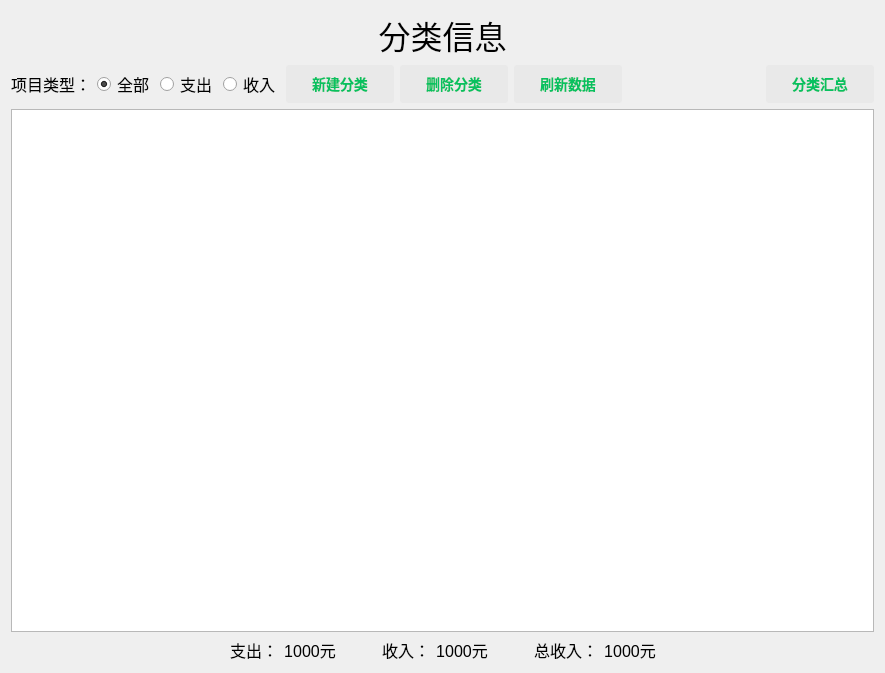
<?xml version="1.0" encoding="UTF-8"?>
<ui version="4.0">
 <class>page_categoryClass</class>
 <widget class="QWidget" name="page_categoryClass">
  <property name="geometry">
   <rect>
    <x>0</x>
    <y>0</y>
    <width>885</width>
    <height>673</height>
   </rect>
  </property>
  <property name="windowTitle">
   <string>page_category</string>
  </property>
  <property name="styleSheet">
   <string notr="true">QPushButton
{
	background-color:rgb(233,233,233);
	border:0px;
	border-radius:3px;
	padding:8px 26px;
	color:rgb(7, 193, 96);
	font-size:14px;
	font-weight:bold;
}
QPushButton:hover {
	background-color:rgb(210, 210, 210);
}
QPushButton:pressed {
	background-color:rgb(198, 198, 198);
}
QDateTimeEdit
{
	height:25px;
	width:100px;
}
</string>
  </property>
  <layout class="QVBoxLayout" name="verticalLayout">
   <item>
    <widget class="QLabel" name="label">
     <property name="font">
      <font>
       <family>华文彩云</family>
       <pointsize>24</pointsize>
      </font>
     </property>
     <property name="text">
      <string>分类信息</string>
     </property>
     <property name="alignment">
      <set>Qt::AlignmentFlag::AlignCenter</set>
     </property>
    </widget>
   </item>
   <item>
    <widget class="AnimatedStackedWidget" name="stackedWidget">
     <property name="font">
      <font>
       <pointsize>12</pointsize>
      </font>
     </property>
     <property name="styleSheet">
      <string notr="true">QStackedWidget
{
	border:0;

}</string>
     </property>
     <property name="currentIndex">
      <number>0</number>
     </property>
     <widget class="QWidget" name="page_one">
      <layout class="QVBoxLayout" name="verticalLayout_2">
       <property name="spacing">
        <number>6</number>
       </property>
       <property name="leftMargin">
        <number>0</number>
       </property>
       <property name="topMargin">
        <number>0</number>
       </property>
       <property name="rightMargin">
        <number>0</number>
       </property>
       <property name="bottomMargin">
        <number>0</number>
       </property>
       <item>
        <layout class="QHBoxLayout" name="horizontalLayout">
         <item>
          <widget class="QLabel" name="label_7">
           <property name="font">
            <font>
             <pointsize>12</pointsize>
            </font>
           </property>
           <property name="text">
            <string>项目类型：</string>
           </property>
           <property name="alignment">
            <set>Qt::AlignmentFlag::AlignCenter</set>
           </property>
          </widget>
         </item>
         <item>
          <widget class="QRadioButton" name="radioButton_selectType_all">
           <property name="font">
            <font>
             <pointsize>12</pointsize>
            </font>
           </property>
           <property name="text">
            <string>全部</string>
           </property>
           <property name="checked">
            <bool>true</bool>
           </property>
          </widget>
         </item>
         <item>
          <widget class="QRadioButton" name="radioButton_selectType_expense">
           <property name="font">
            <font>
             <pointsize>12</pointsize>
            </font>
           </property>
           <property name="text">
            <string>支出</string>
           </property>
          </widget>
         </item>
         <item>
          <widget class="QRadioButton" name="radioButton_selectType_incmome">
           <property name="font">
            <font>
             <pointsize>12</pointsize>
            </font>
           </property>
           <property name="text">
            <string>收入</string>
           </property>
          </widget>
         </item>
         <item>
          <widget class="QPushButton" name="pushButton_addRow">
           <property name="font">
            <font>
             <pointsize>-1</pointsize>
             <bold>true</bold>
            </font>
           </property>
           <property name="styleSheet">
            <string notr="true"/>
           </property>
           <property name="text">
            <string>新建分类</string>
           </property>
          </widget>
         </item>
         <item>
          <widget class="QPushButton" name="pushButton_editRow">
           <property name="font">
            <font>
             <pointsize>-1</pointsize>
             <bold>true</bold>
            </font>
           </property>
           <property name="styleSheet">
            <string notr="true"/>
           </property>
           <property name="text">
            <string>删除分类</string>
           </property>
          </widget>
         </item>
         <item>
          <widget class="QPushButton" name="pushButton_refresh_category">
           <property name="font">
            <font>
             <pointsize>-1</pointsize>
             <bold>true</bold>
            </font>
           </property>
           <property name="styleSheet">
            <string notr="true"/>
           </property>
           <property name="text">
            <string>刷新数据</string>
           </property>
          </widget>
         </item>
         <item>
          <spacer name="horizontalSpacer">
           <property name="orientation">
            <enum>Qt::Orientation::Horizontal</enum>
           </property>
           <property name="sizeHint" stdset="0">
            <size>
             <width>40</width>
             <height>20</height>
            </size>
           </property>
          </spacer>
         </item>
         <item>
          <widget class="QPushButton" name="pushButton_switchPage_to_summary">
           <property name="font">
            <font>
             <pointsize>-1</pointsize>
             <bold>true</bold>
            </font>
           </property>
           <property name="styleSheet">
            <string notr="true"/>
           </property>
           <property name="text">
            <string>分类汇总</string>
           </property>
          </widget>
         </item>
        </layout>
       </item>
       <item>
        <widget class="QTableView" name="tableView">
         <property name="styleSheet">
          <string notr="true">margin:0;
</string>
         </property>
        </widget>
       </item>
       <item>
        <layout class="QHBoxLayout" name="horizontalLayout_3">
         <item>
          <spacer name="horizontalSpacer_7">
           <property name="orientation">
            <enum>Qt::Orientation::Horizontal</enum>
           </property>
           <property name="sizeHint" stdset="0">
            <size>
             <width>40</width>
             <height>20</height>
            </size>
           </property>
          </spacer>
         </item>
         <item>
          <widget class="QLabel" name="label_3">
           <property name="font">
            <font>
             <pointsize>12</pointsize>
            </font>
           </property>
           <property name="text">
            <string>支出：</string>
           </property>
           <property name="alignment">
            <set>Qt::AlignmentFlag::AlignCenter</set>
           </property>
          </widget>
         </item>
         <item>
          <widget class="QLabel" name="label_category_edit_summary_expense">
           <property name="font">
            <font>
             <pointsize>12</pointsize>
            </font>
           </property>
           <property name="text">
            <string>1000元</string>
           </property>
           <property name="alignment">
            <set>Qt::AlignmentFlag::AlignCenter</set>
           </property>
          </widget>
         </item>
         <item>
          <spacer name="horizontalSpacer_3">
           <property name="orientation">
            <enum>Qt::Orientation::Horizontal</enum>
           </property>
           <property name="sizeType">
            <enum>QSizePolicy::Policy::Fixed</enum>
           </property>
           <property name="sizeHint" stdset="0">
            <size>
             <width>40</width>
             <height>20</height>
            </size>
           </property>
          </spacer>
         </item>
         <item>
          <widget class="QLabel" name="label_8">
           <property name="font">
            <font>
             <pointsize>12</pointsize>
            </font>
           </property>
           <property name="text">
            <string>收入：</string>
           </property>
           <property name="alignment">
            <set>Qt::AlignmentFlag::AlignCenter</set>
           </property>
          </widget>
         </item>
         <item>
          <widget class="QLabel" name="label_category_edit_summary_income">
           <property name="font">
            <font>
             <pointsize>12</pointsize>
            </font>
           </property>
           <property name="text">
            <string>1000元</string>
           </property>
           <property name="alignment">
            <set>Qt::AlignmentFlag::AlignCenter</set>
           </property>
          </widget>
         </item>
         <item>
          <spacer name="horizontalSpacer_4">
           <property name="orientation">
            <enum>Qt::Orientation::Horizontal</enum>
           </property>
           <property name="sizeType">
            <enum>QSizePolicy::Policy::Fixed</enum>
           </property>
           <property name="sizeHint" stdset="0">
            <size>
             <width>40</width>
             <height>20</height>
            </size>
           </property>
          </spacer>
         </item>
         <item>
          <widget class="QLabel" name="label_11">
           <property name="font">
            <font>
             <pointsize>12</pointsize>
            </font>
           </property>
           <property name="text">
            <string>总收入：</string>
           </property>
           <property name="alignment">
            <set>Qt::AlignmentFlag::AlignCenter</set>
           </property>
          </widget>
         </item>
         <item>
          <widget class="QLabel" name="label_category_edit_summary_all">
           <property name="font">
            <font>
             <pointsize>12</pointsize>
            </font>
           </property>
           <property name="text">
            <string>1000元</string>
           </property>
           <property name="alignment">
            <set>Qt::AlignmentFlag::AlignCenter</set>
           </property>
          </widget>
         </item>
         <item>
          <spacer name="horizontalSpacer_5">
           <property name="orientation">
            <enum>Qt::Orientation::Horizontal</enum>
           </property>
           <property name="sizeHint" stdset="0">
            <size>
             <width>40</width>
             <height>20</height>
            </size>
           </property>
          </spacer>
         </item>
        </layout>
       </item>
      </layout>
     </widget>
     <widget class="QWidget" name="page_two">
      <layout class="QVBoxLayout" name="verticalLayout_5">
       <property name="leftMargin">
        <number>0</number>
       </property>
       <property name="topMargin">
        <number>0</number>
       </property>
       <property name="rightMargin">
        <number>0</number>
       </property>
       <property name="bottomMargin">
        <number>0</number>
       </property>
       <item>
        <layout class="QHBoxLayout" name="horizontalLayout_9">
         <item>
          <widget class="QLabel" name="label_23">
           <property name="font">
            <font>
             <pointsize>12</pointsize>
            </font>
           </property>
           <property name="text">
            <string>项目类型：</string>
           </property>
           <property name="alignment">
            <set>Qt::AlignmentFlag::AlignCenter</set>
           </property>
          </widget>
         </item>
         <item>
          <widget class="QRadioButton" name="radioButton_selectType_summary_all">
           <property name="font">
            <font>
             <pointsize>12</pointsize>
            </font>
           </property>
           <property name="text">
            <string>全部</string>
           </property>
           <property name="checked">
            <bool>true</bool>
           </property>
          </widget>
         </item>
         <item>
          <widget class="QRadioButton" name="radioButton_selectType_summary_expense">
           <property name="font">
            <font>
             <pointsize>12</pointsize>
            </font>
           </property>
           <property name="text">
            <string>支出</string>
           </property>
          </widget>
         </item>
         <item>
          <widget class="QRadioButton" name="radioButton_selectType_summary_incmome">
           <property name="font">
            <font>
             <pointsize>12</pointsize>
            </font>
           </property>
           <property name="text">
            <string>收入</string>
           </property>
          </widget>
         </item>
         <item>
          <widget class="QPushButton" name="pushButton_summary_selectFromFamily">
           <property name="enabled">
            <bool>false</bool>
           </property>
           <property name="font">
            <font>
             <pointsize>-1</pointsize>
             <bold>true</bold>
            </font>
           </property>
           <property name="text">
            <string>家庭成员</string>
           </property>
          </widget>
         </item>
         <item>
          <widget class="QCheckBox" name="checkBox_summary_all_family">
           <property name="font">
            <font>
             <pointsize>12</pointsize>
            </font>
           </property>
           <property name="text">
            <string>全部成员</string>
           </property>
           <property name="checked">
            <bool>true</bool>
           </property>
          </widget>
         </item>
         <item>
          <widget class="QPushButton" name="pushButton_summary_selectFromCategoryList">
           <property name="enabled">
            <bool>false</bool>
           </property>
           <property name="font">
            <font>
             <pointsize>-1</pointsize>
             <bold>true</bold>
            </font>
           </property>
           <property name="text">
            <string>项目分类</string>
           </property>
          </widget>
         </item>
         <item>
          <widget class="QCheckBox" name="checkBox_summary_all_category">
           <property name="font">
            <font>
             <pointsize>12</pointsize>
            </font>
           </property>
           <property name="text">
            <string>全部分类</string>
           </property>
           <property name="checked">
            <bool>true</bool>
           </property>
          </widget>
         </item>
         <item>
          <spacer name="horizontalSpacer_8">
           <property name="orientation">
            <enum>Qt::Orientation::Horizontal</enum>
           </property>
           <property name="sizeHint" stdset="0">
            <size>
             <width>40</width>
             <height>20</height>
            </size>
           </property>
          </spacer>
         </item>
         <item>
          <widget class="QPushButton" name="pushButton_switchPage_to_edit">
           <property name="font">
            <font>
             <pointsize>-1</pointsize>
             <bold>true</bold>
            </font>
           </property>
           <property name="styleSheet">
            <string notr="true"/>
           </property>
           <property name="text">
            <string>编辑分类</string>
           </property>
          </widget>
         </item>
        </layout>
       </item>
       <item>
        <layout class="QHBoxLayout" name="horizontalLayout_7">
         <item>
          <widget class="QLabel" name="label_12">
           <property name="font">
            <font>
             <pointsize>12</pointsize>
            </font>
           </property>
           <property name="text">
            <string>时间范围A：</string>
           </property>
           <property name="alignment">
            <set>Qt::AlignmentFlag::AlignCenter</set>
           </property>
          </widget>
         </item>
         <item>
          <widget class="QDateEdit" name="DateEdit_searchTimeA_From">
           <property name="enabled">
            <bool>true</bool>
           </property>
           <property name="font">
            <font>
             <pointsize>12</pointsize>
            </font>
           </property>
           <property name="styleSheet">
            <string notr="true"/>
           </property>
           <property name="calendarPopup">
            <bool>true</bool>
           </property>
          </widget>
         </item>
         <item>
          <widget class="QLabel" name="label_to_3">
           <property name="enabled">
            <bool>true</bool>
           </property>
           <property name="font">
            <font>
             <pointsize>12</pointsize>
            </font>
           </property>
           <property name="text">
            <string>到</string>
           </property>
           <property name="alignment">
            <set>Qt::AlignmentFlag::AlignCenter</set>
           </property>
          </widget>
         </item>
         <item>
          <widget class="QDateEdit" name="DateEdit_searchTimeA_To">
           <property name="enabled">
            <bool>true</bool>
           </property>
           <property name="font">
            <font>
             <pointsize>12</pointsize>
            </font>
           </property>
           <property name="calendarPopup">
            <bool>true</bool>
           </property>
          </widget>
         </item>
         <item>
          <widget class="QLabel" name="label_13">
           <property name="font">
            <font>
             <pointsize>12</pointsize>
            </font>
           </property>
           <property name="text">
            <string>时间范围B：</string>
           </property>
           <property name="alignment">
            <set>Qt::AlignmentFlag::AlignCenter</set>
           </property>
          </widget>
         </item>
         <item>
          <widget class="QDateEdit" name="DateEdit_searchTimeB_From">
           <property name="enabled">
            <bool>true</bool>
           </property>
           <property name="font">
            <font>
             <pointsize>12</pointsize>
            </font>
           </property>
           <property name="styleSheet">
            <string notr="true"/>
           </property>
           <property name="calendarPopup">
            <bool>true</bool>
           </property>
          </widget>
         </item>
         <item>
          <widget class="QLabel" name="label_to_4">
           <property name="enabled">
            <bool>true</bool>
           </property>
           <property name="font">
            <font>
             <pointsize>12</pointsize>
            </font>
           </property>
           <property name="text">
            <string>到</string>
           </property>
           <property name="alignment">
            <set>Qt::AlignmentFlag::AlignCenter</set>
           </property>
          </widget>
         </item>
         <item>
          <widget class="QDateEdit" name="DateEdit_searchTimeB_To">
           <property name="enabled">
            <bool>true</bool>
           </property>
           <property name="font">
            <font>
             <pointsize>12</pointsize>
            </font>
           </property>
           <property name="calendarPopup">
            <bool>true</bool>
           </property>
          </widget>
         </item>
         <item>
          <spacer name="horizontalSpacer_6">
           <property name="orientation">
            <enum>Qt::Orientation::Horizontal</enum>
           </property>
           <property name="sizeHint" stdset="0">
            <size>
             <width>40</width>
             <height>20</height>
            </size>
           </property>
          </spacer>
         </item>
         <item>
          <widget class="QPushButton" name="pushButton_summary_get_data">
           <property name="font">
            <font>
             <pointsize>-1</pointsize>
             <bold>true</bold>
            </font>
           </property>
           <property name="styleSheet">
            <string notr="true"/>
           </property>
           <property name="text">
            <string>立即查询</string>
           </property>
          </widget>
         </item>
        </layout>
       </item>
       <item>
        <layout class="QHBoxLayout" name="horizontalLayout_2">
         <item>
          <layout class="QVBoxLayout" name="verticalLayout_3">
           <property name="sizeConstraint">
            <enum>QLayout::SizeConstraint::SetDefaultConstraint</enum>
           </property>
           <item>
            <widget class="QTableView" name="tableView_A"/>
           </item>
           <item>
            <layout class="QHBoxLayout" name="horizontalLayout_5">
             <item>
              <spacer name="horizontalSpacer_14">
               <property name="font">
                <font>
                 <pointsize>12</pointsize>
                </font>
               </property>
               <property name="orientation">
                <enum>Qt::Orientation::Horizontal</enum>
               </property>
               <property name="sizeHint" stdset="0">
                <size>
                 <width>40</width>
                 <height>20</height>
                </size>
               </property>
              </spacer>
             </item>
             <item>
              <widget class="QLabel" name="label_2">
               <property name="font">
                <font>
                 <pointsize>12</pointsize>
                </font>
               </property>
               <property name="text">
                <string>支出：</string>
               </property>
              </widget>
             </item>
             <item>
              <widget class="QLabel" name="label_category_summaryA_summary_expense">
               <property name="font">
                <font>
                 <pointsize>12</pointsize>
                </font>
               </property>
               <property name="text">
                <string>1000元</string>
               </property>
              </widget>
             </item>
             <item>
              <spacer name="horizontalSpacer_10">
               <property name="font">
                <font>
                 <pointsize>12</pointsize>
                </font>
               </property>
               <property name="orientation">
                <enum>Qt::Orientation::Horizontal</enum>
               </property>
               <property name="sizeHint" stdset="0">
                <size>
                 <width>40</width>
                 <height>20</height>
                </size>
               </property>
              </spacer>
             </item>
             <item>
              <widget class="QLabel" name="label_6">
               <property name="font">
                <font>
                 <pointsize>12</pointsize>
                </font>
               </property>
               <property name="text">
                <string>收入：</string>
               </property>
              </widget>
             </item>
             <item>
              <widget class="QLabel" name="label_category_summaryA_summary_income">
               <property name="font">
                <font>
                 <pointsize>12</pointsize>
                </font>
               </property>
               <property name="text">
                <string>1000元</string>
               </property>
              </widget>
             </item>
             <item>
              <spacer name="horizontalSpacer_12">
               <property name="font">
                <font>
                 <pointsize>12</pointsize>
                </font>
               </property>
               <property name="orientation">
                <enum>Qt::Orientation::Horizontal</enum>
               </property>
               <property name="sizeHint" stdset="0">
                <size>
                 <width>40</width>
                 <height>20</height>
                </size>
               </property>
              </spacer>
             </item>
             <item>
              <widget class="QLabel" name="label_15">
               <property name="font">
                <font>
                 <pointsize>12</pointsize>
                </font>
               </property>
               <property name="text">
                <string>总收入：</string>
               </property>
              </widget>
             </item>
             <item>
              <widget class="QLabel" name="label_category_summaryA_summary_all">
               <property name="font">
                <font>
                 <pointsize>12</pointsize>
                </font>
               </property>
               <property name="text">
                <string>1000元</string>
               </property>
              </widget>
             </item>
             <item>
              <spacer name="horizontalSpacer_13">
               <property name="font">
                <font>
                 <pointsize>12</pointsize>
                </font>
               </property>
               <property name="orientation">
                <enum>Qt::Orientation::Horizontal</enum>
               </property>
               <property name="sizeHint" stdset="0">
                <size>
                 <width>40</width>
                 <height>20</height>
                </size>
               </property>
              </spacer>
             </item>
            </layout>
           </item>
          </layout>
         </item>
         <item>
          <layout class="QVBoxLayout" name="verticalLayout_4">
           <property name="sizeConstraint">
            <enum>QLayout::SizeConstraint::SetDefaultConstraint</enum>
           </property>
           <item>
            <widget class="QTableView" name="tableView_B"/>
           </item>
           <item>
            <layout class="QHBoxLayout" name="horizontalLayout_6">
             <item>
              <spacer name="horizontalSpacer_15">
               <property name="font">
                <font>
                 <pointsize>12</pointsize>
                </font>
               </property>
               <property name="orientation">
                <enum>Qt::Orientation::Horizontal</enum>
               </property>
               <property name="sizeHint" stdset="0">
                <size>
                 <width>40</width>
                 <height>20</height>
                </size>
               </property>
              </spacer>
             </item>
             <item>
              <widget class="QLabel" name="label_17">
               <property name="font">
                <font>
                 <pointsize>12</pointsize>
                </font>
               </property>
               <property name="text">
                <string>支出：</string>
               </property>
              </widget>
             </item>
             <item>
              <widget class="QLabel" name="label_category_summaryB_summary_expense">
               <property name="font">
                <font>
                 <pointsize>12</pointsize>
                </font>
               </property>
               <property name="text">
                <string>1000元</string>
               </property>
              </widget>
             </item>
             <item>
              <spacer name="horizontalSpacer_11">
               <property name="font">
                <font>
                 <pointsize>12</pointsize>
                </font>
               </property>
               <property name="orientation">
                <enum>Qt::Orientation::Horizontal</enum>
               </property>
               <property name="sizeHint" stdset="0">
                <size>
                 <width>40</width>
                 <height>20</height>
                </size>
               </property>
              </spacer>
             </item>
             <item>
              <widget class="QLabel" name="label_19">
               <property name="font">
                <font>
                 <pointsize>12</pointsize>
                </font>
               </property>
               <property name="text">
                <string>收入：</string>
               </property>
              </widget>
             </item>
             <item>
              <widget class="QLabel" name="label_category_summaryB_summary_income">
               <property name="font">
                <font>
                 <pointsize>12</pointsize>
                </font>
               </property>
               <property name="text">
                <string>1000元</string>
               </property>
              </widget>
             </item>
             <item>
              <spacer name="horizontalSpacer_16">
               <property name="font">
                <font>
                 <pointsize>12</pointsize>
                </font>
               </property>
               <property name="orientation">
                <enum>Qt::Orientation::Horizontal</enum>
               </property>
               <property name="sizeHint" stdset="0">
                <size>
                 <width>40</width>
                 <height>20</height>
                </size>
               </property>
              </spacer>
             </item>
             <item>
              <widget class="QLabel" name="label_21">
               <property name="font">
                <font>
                 <pointsize>12</pointsize>
                </font>
               </property>
               <property name="text">
                <string>总收入：</string>
               </property>
              </widget>
             </item>
             <item>
              <widget class="QLabel" name="label_category_summaryB_summary_all">
               <property name="font">
                <font>
                 <pointsize>12</pointsize>
                </font>
               </property>
               <property name="text">
                <string>1000元</string>
               </property>
              </widget>
             </item>
             <item>
              <spacer name="horizontalSpacer_17">
               <property name="font">
                <font>
                 <pointsize>12</pointsize>
                </font>
               </property>
               <property name="orientation">
                <enum>Qt::Orientation::Horizontal</enum>
               </property>
               <property name="sizeHint" stdset="0">
                <size>
                 <width>40</width>
                 <height>20</height>
                </size>
               </property>
              </spacer>
             </item>
            </layout>
           </item>
          </layout>
         </item>
        </layout>
       </item>
      </layout>
     </widget>
    </widget>
   </item>
  </layout>
 </widget>
 <layoutdefault spacing="6" margin="11"/>
 <customwidgets>
  <customwidget>
   <class>AnimatedStackedWidget</class>
   <extends>QStackedWidget</extends>
   <header>AnimatedStackedWidget.hpp</header>
   <container>1</container>
  </customwidget>
 </customwidgets>
 <resources/>
 <connections/>
</ui>
